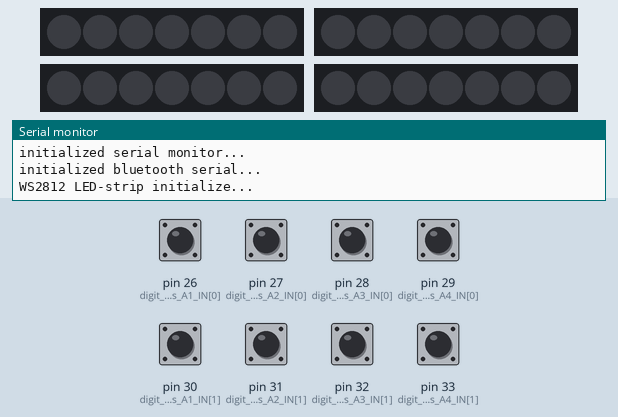
Recording of a sketch running on a simulated Arduino Mega 2560, built with avr-gcc and run on an emulated ATmega2560. On the bench: 4 × 7 RGB LEDs in strip order, left to right, the last lines printed to the serial monitor. Inputs (shaded band) come from the test bench; at power-on: pin 26 (digit_button_pins_A1_IN[0]), pin 27 (digit_button_pins_A2_IN[0]), pin 28 (digit_button_pins_A3_IN[0]), pin 29 (digit_button_pins_A4_IN[0]), pin 30 (digit_button_pins_A1_IN[1]), pin 31 (digit_button_pins_A2_IN[1]), pin 32 (digit_button_pins_A3_IN[1]), pin 33 (digit_button_pins_A4_IN[1]) HIGH. Dim RGB values are drawn brighter than linear.

Above: at 3.2 s.
3.3 s: pin 26 (digit_button_pins_A1_IN[0]) pulled LOW for 0.15 s
At 3.8 s:
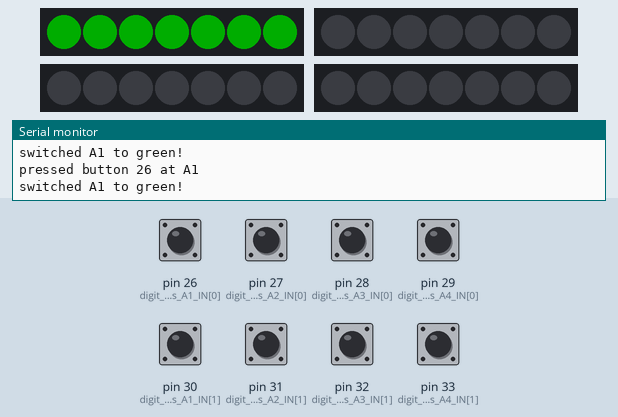
4.9 s: pin 30 (digit_button_pins_A1_IN[1]) pulled LOW for 0.15 s
At 6.1 s:
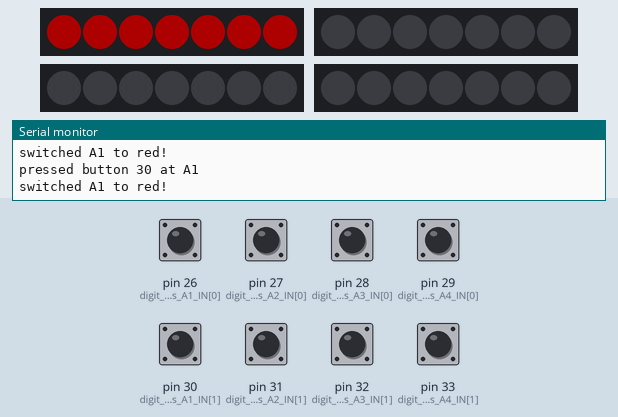
6.5 s: pin 27 (digit_button_pins_A2_IN[0]) pulled LOW for 0.15 s
At 7.4 s:
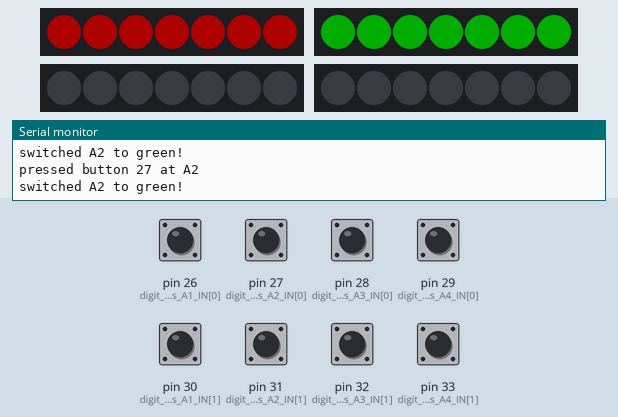
8.1 s: pin 28 (digit_button_pins_A3_IN[0]) pulled LOW for 0.15 s
At 8.7 s:
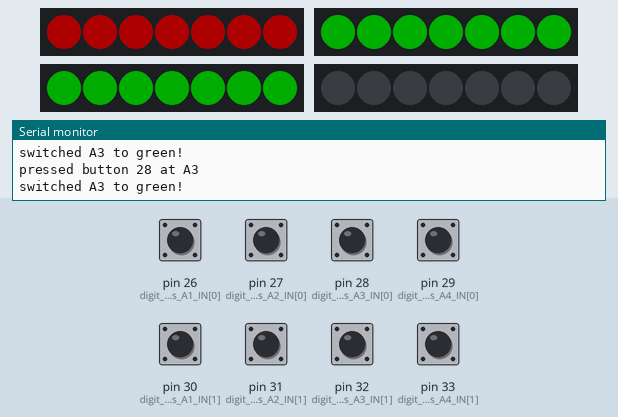
9.7 s: pin 29 (digit_button_pins_A4_IN[0]) pulled LOW for 0.15 s
At 10.9 s:
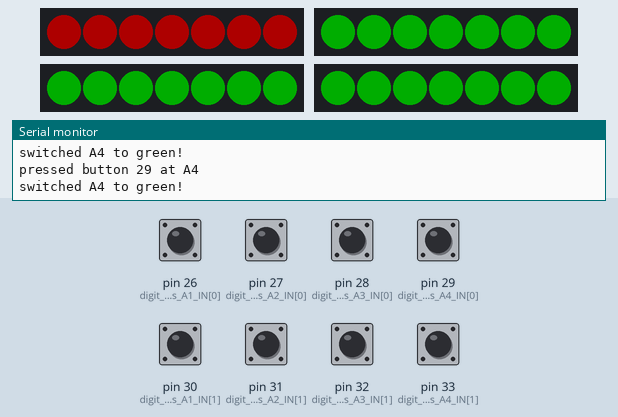
11.3 s: pin 31 (digit_button_pins_A2_IN[1]) pulled LOW for 0.15 s
At 12.3 s:
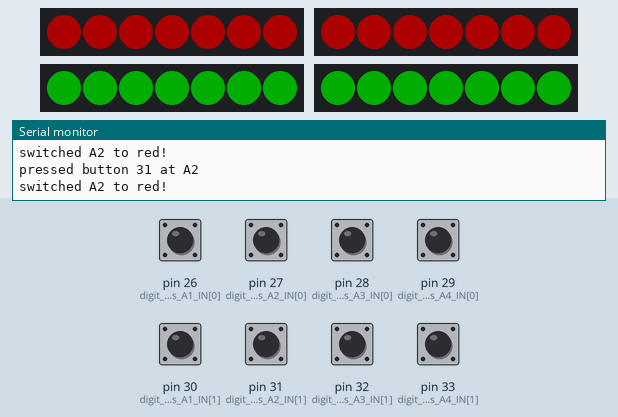
Timing chart, 0 to 13.9 s (numbered marks = the images above; inputs shaded):
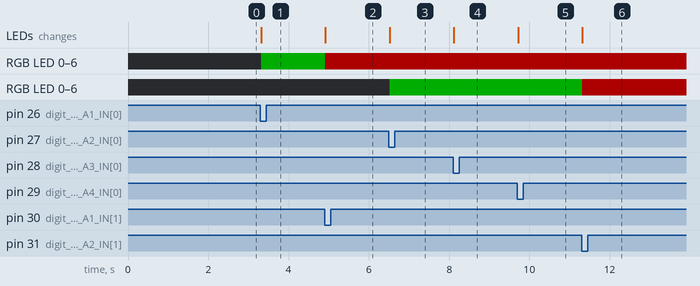

Measured:
- after the input at 3.3 s, RGB LED 0–6: off → RGB(0, 50, 0) at once; the LEDs: change at once (image 1)
- after the input at 4.9 s, RGB LED 0–6: RGB(0, 50, 0) → RGB(50, 0, 0) at once; the LEDs: change at once (image 2)
- after the input at 6.5 s, RGB LED 0–6: off → RGB(0, 50, 0) at once; the LEDs: change at once (image 3)
- after the input at 8.1 s, the LEDs: change at once (image 4)
- after the input at 9.7 s, the LEDs: change at once (image 5)
- after the input at 11.3 s, RGB LED 0–6: RGB(0, 50, 0) → RGB(50, 0, 0) at once; the LEDs: change at once (image 6)

The sketch:

Ampelsteuerung_ino.ino
```cpp
// Ampelsteuerung mit Arduino Mega 2560 digital + Android App (via Bluetooth)

#include <SoftwareSerial.h>
#include <FastLED.h>


// create a serial connection object for the bluetooth connection

SoftwareSerial Bluetooth = SoftwareSerial(15, 14); // pins for RX and TX for bluetooth connection


// define variables for the Arduino

const int digit_button_pins_A1_IN[] = {26, 30};
const int digit_button_pins_A2_IN[] = {27, 31};
const int digit_button_pins_A3_IN[] = {28, 32};
const int digit_button_pins_A4_IN[] = {29, 33};

int pin_count_buttons_A1 = sizeof(digit_button_pins_A1_IN) / sizeof(int);
int pin_count_buttons_A2 = sizeof(digit_button_pins_A2_IN) / sizeof(int);
int pin_count_buttons_A3 = sizeof(digit_button_pins_A3_IN) / sizeof(int);
int pin_count_buttons_A4 = sizeof(digit_button_pins_A4_IN) / sizeof(int);

char incoming_value_char;
int incoming_value_int = 0;


// define variables for the WS2812 RGB LED

#define RGB_PIN_1      5            // data pin for traffic light 1
#define RGB_PIN_2      6            // data pin for traffic light 2
#define RGB_PIN_3      7            // data pin for traffic light 3
#define RGB_PIN_4      8            // data pin for traffic light 4
#define RGB_LED_NUM_1  7            // 8 LEDs [0...7]
#define RGB_LED_NUM_2  7            // 8 LEDs [0...7]
#define RGB_LED_NUM_3  7            // 8 LEDs [0...7]
#define RGB_LED_NUM_4  7            // 8 LEDs [0...7]
#define BRIGHTNESS     50            // brightness range [0..255]
#define CHIP_SET     WS2812B        // types of RGB LEDs
#define COLOR_CODE   GRB            // sequence of colors in data stream

// define the array of LEDs for each traffic light

CRGB LED_ARR_1[RGB_LED_NUM_1];
CRGB LED_ARR_2[RGB_LED_NUM_2];
CRGB LED_ARR_3[RGB_LED_NUM_3];
CRGB LED_ARR_4[RGB_LED_NUM_4];

#define UPDATES_PER_SECOND 100


// functions

void switch_A1_green(){

  for (int i = 0; i < RGB_LED_NUM_1; i++) {

    LED_ARR_1[i] = CRGB(0, 255, 0);   // set to green
    FastLED.show();

  }
}

void switch_A1_red(){

  for (int i = 0; i < RGB_LED_NUM_1; i++) {

    LED_ARR_1[i] = CRGB(255, 0, 0);   // set to red
    FastLED.show();

  }
}

void switch_A2_green(){

  for (int i = 0; i < RGB_LED_NUM_2; i++) {

    LED_ARR_2[i] = CRGB(0, 255, 0);   // set to green
    FastLED.show();

  }
}

void switch_A2_red(){

  for (int i = 0; i < RGB_LED_NUM_2; i++) {

    LED_ARR_2[i] = CRGB(255, 0, 0);   // set to red
    FastLED.show();

  }
}

void switch_A3_green(){

  for (int i = 0; i < RGB_LED_NUM_3; i++) {

    LED_ARR_3[i] = CRGB(0, 255, 0);   // set to green
    FastLED.show();

  }
}

void switch_A3_red(){

  for (int i = 0; i < RGB_LED_NUM_3; i++) {

    LED_ARR_3[i] = CRGB(255, 0, 0);   // set to red
    FastLED.show();

  }
}

void switch_A4_green(){

  for (int i = 0; i < RGB_LED_NUM_4; i++) {

    LED_ARR_4[i] = CRGB(0, 255, 0);   // set to green
    FastLED.show();

  }
}

void switch_A4_red(){

  for (int i = 0; i < RGB_LED_NUM_4; i++) {

    LED_ARR_4[i] = CRGB(255, 0, 0);   // set to red
    FastLED.show();

  }
}


// setup

void setup() {

  // define pinmode for Bluetooth RX and TX

  //pinMode(15, INPUT);
  //pinMode(14, OUTPUT);


  // start serial connection

  Serial.begin(9600);
  delay(1000);
  Serial.println("initialized serial monitor...");
  Bluetooth.begin(9600);
  delay(1000);
  Serial.println("initialized bluetooth serial...");


  // setup for the WS2812

  Serial.println("WS2812 LED-strip initialize...");
  FastLED.addLeds<CHIP_SET, RGB_PIN_1, COLOR_CODE>(LED_ARR_1, RGB_LED_NUM_1);
  FastLED.addLeds<CHIP_SET, RGB_PIN_2, COLOR_CODE>(LED_ARR_2, RGB_LED_NUM_2);
  FastLED.addLeds<CHIP_SET, RGB_PIN_3, COLOR_CODE>(LED_ARR_3, RGB_LED_NUM_3);
  FastLED.addLeds<CHIP_SET, RGB_PIN_4, COLOR_CODE>(LED_ARR_4, RGB_LED_NUM_4);
  FastLED.setBrightness(BRIGHTNESS);
  FastLED.setMaxPowerInVoltsAndMilliamps(5, 500);


  // define digital button pins as inputs

    // for A1

  for (int i = 0; i < pin_count_buttons_A1; i++) {
    pinMode(digit_button_pins_A1_IN[i], INPUT_PULLUP); // activated internal pullup-resistor due to EMV -> inverted logic...
  }

    // for A2

  for (int i = 0; i < pin_count_buttons_A2; i++) {
    pinMode(digit_button_pins_A2_IN[i], INPUT_PULLUP); // activated internal pullup-resistor due to EMV -> inverted logic...
  }

    // for A3

  for (int i = 0; i < pin_count_buttons_A3; i++) {
    pinMode(digit_button_pins_A3_IN[i], INPUT_PULLUP); // activated internal pullup-resistor due to EMV -> inverted logic...
  }

    // for A4

  for (int i = 0; i < pin_count_buttons_A4; i++) {
    pinMode(digit_button_pins_A4_IN[i], INPUT_PULLUP); // activated internal pullup-resistor due to EMV -> inverted logic...
  }

}


// loop

void loop() {

  //---SWITCHING THE TRAFFIC LIGHTS VIA DIGITAL BUTTONS--->

  // check if any buttons have been pressed and if so, switch the traffic lights accordingly ->

    // check/switch A1

  for (int i = 0; i < pin_count_buttons_A1; i++) {

    if (digitalRead(digit_button_pins_A1_IN[i]) != true) {

      int pin_number;
      pin_number = digit_button_pins_A1_IN[i];
      Serial.print("pressed button ");
      Serial.print(pin_number);
      Serial.println(" at A1");

      switch (pin_number) {

        case 26:
        switch_A1_green();
        Serial.println("switched A1 to green!");
        break;
        case 30:
        switch_A1_red();
        Serial.println("switched A1 to red!");
        break;

      }

    }

  }

    // check/switch A2

  for (int i = 0; i < pin_count_buttons_A2; i++) {

    if (digitalRead(digit_button_pins_A2_IN[i]) != true) {

      int pin_number;
      pin_number = digit_button_pins_A2_IN[i];
      Serial.print("pressed button ");
      Serial.print(pin_number);
      Serial.println(" at A2");

      switch (pin_number) {

        case 27:
        switch_A2_green();
        Serial.println("switched A2 to green!");
        break;
        case 31:
        switch_A2_red();
        Serial.println("switched A2 to red!");
        break;

      }

    }

  }

    // check/switch A3

  for (int i = 0; i < pin_count_buttons_A3; i++) {

    if (digitalRead(digit_button_pins_A3_IN[i]) != true) {

      int pin_number;
      pin_number = digit_button_pins_A3_IN[i];
      Serial.print("pressed button ");
      Serial.print(pin_number);
      Serial.println(" at A3");

      switch (pin_number) {

        case 28:
        switch_A3_green();
        Serial.println("switched A3 to green!");
        break;
        case 32:
        switch_A3_red();
        Serial.println("switched A3 to red!");
        break;

      }

    }

  }

    // check/switch A4

  for (int i = 0; i < pin_count_buttons_A4; i++) {

    if (digitalRead(digit_button_pins_A4_IN[i]) != true) {

      int pin_number;
      pin_number = digit_button_pins_A4_IN[i];
      Serial.print("pressed button ");
      Serial.print(pin_number);
      Serial.println(" at A4");

      switch (pin_number) {

        case 29:
        switch_A4_green();
        Serial.println("switched A4 to green!");
        break;
        case 33:
        switch_A4_red();
        Serial.println("switched A4 to red!");
        break;

      }

    }

  }


  //---SWITCHING THE TRAFFIC LIGHTS VIA BLUETOOTH APP--->

  // check if data is available on the bluetooth serial connection ->
  // only execute if data is available; otherwise just move on...

  if (Serial.available() > 0) {

    incoming_value_char = Serial.read();
    Serial.print("value received as char -> ");
    Serial.println(incoming_value_char);

    incoming_value_int = (int)incoming_value_char;

    Serial.print("value as int -> ");
    Serial.println(incoming_value_int);

    switch (incoming_value_int) {

      case 49:                // 49 is ASCII Code for "1"
      switch_A1_green();
      Serial.println("switched A1 to green!");
      break;

      case 50:                // 50 is ASCII Code for "2"
      switch_A1_red();
      Serial.println("switched A1 to red!");
      break;

      case 51:                // 51 is ASCII Code for "3"
      switch_A2_green();
      Serial.println("switched A2 to green!");
      break;

      case 52:                // 52 is ASCII Code for "4"
      switch_A2_red();
      Serial.println("switched A2 to red!");
      break;

      case 53:                // 53 is ASCII Code for "5"
      switch_A3_green();
      Serial.println("switched A3 to green!");
      break;

      case 54:                // 54 is ASCII Code for "6"
      switch_A3_red();
      Serial.println("switched A3 to red!");
      break;

      case 55:                // 55 is ASCII Code for "7"
      switch_A4_green();
      Serial.println("switched A4 to green!");
      break;

      case 56:                // 56 is ASCII Code for "8"
      switch_A4_red();
      Serial.println("switched A4 to red!");
      break;

    }

  }

}
```
